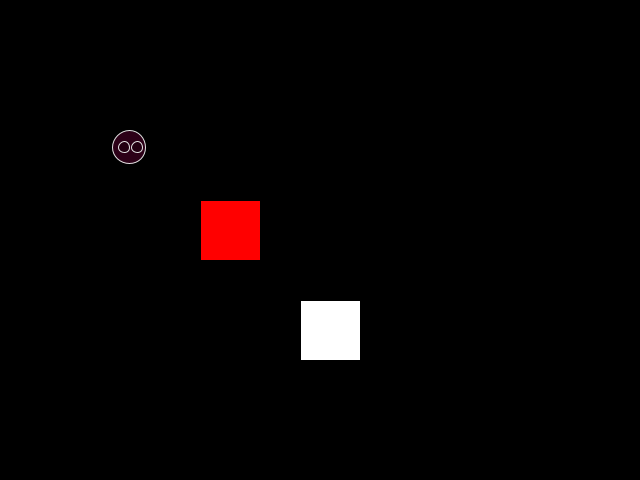
Frame 1 (no input)
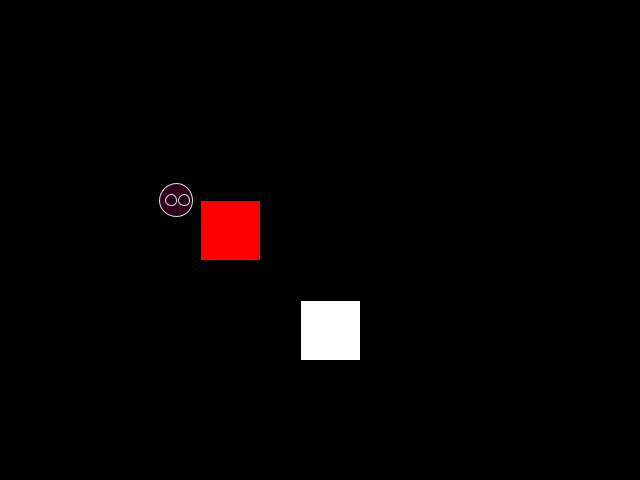
Frame 60 (the mouse pressed at the canvas centre just before this capture)
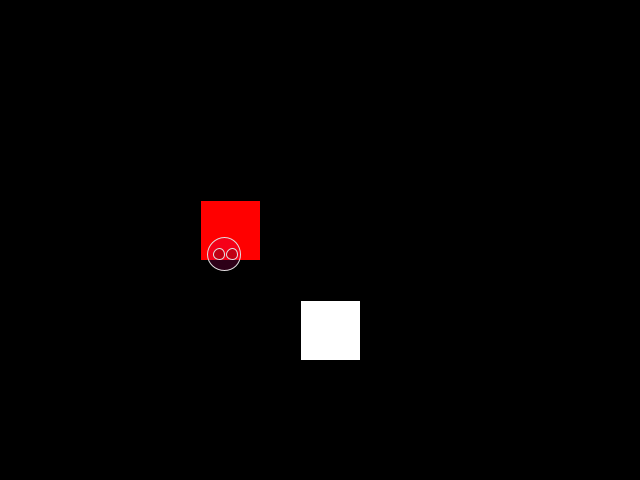
Frame 120 (the mouse held since frame 60 and released just before this capture)

The Processing sketch that drew these frames (run headless with seeded random() and noise(); from frame 60 on, the mouse is pressed at the canvas centre):

// Processing sketch: webcam2
// ── webcam2.pde

Kugel myKugel;

//ein generisches Grafik-Objekt, in das ein Bild gezeichnet wird, um dessen Farbe an der Ball-Position zu checken.
PGraphics pg;

void setup(){
  size(640, 480);
  frameRate(30);

  pg = createGraphics(640, 480); //das leere Grafik-Objekt in Bildschirmgrösse erstellen, man könnte auch einfach ein Bild nehmen

  PVector V2 = new PVector(129,128);
  myKugel = new Kugel(V2); //Wenn du mit V2 sonst nichts mehr machen willst könnte man den auch on-the-fly erstellen und gleich übergeben: myKugel = new Kugel(new PVector(129, 128));

}

void draw(){

    generiereBild();
     
    myKugel.move();
    
    //Ich habe ein paar Kommentare zu der Funktion in die Klasse geschrieben. Im Prinzip kann man einfach an der Kugel-Position die Farbe des Bilds abfragen 
    myKugel.background_color_check(); 
}

//funktion die ein Bild in das Grafik-Objekt zeichnet und das dann als Bild umwandelt und auf die Bühne bringt.
void generiereBild() {

  pg.beginDraw();
  pg.background(0);
  pg.fill(255);
  pg.rect(300, 300, 60, 60);
  pg.fill(255, 0, 0);
  pg.rect(200, 200, 60, 60);
  pg.endDraw();

  image(pg, 0, 0); //hier wird aus dem Grafik-Objekt ein Bild gerendert (als ob aus Illustrator ein png exportiert wird)
}
// ── Kugel.pde
class Kugel{

  float xPos;
  float yPos;
  float mysize;
  float colour;
  float xSpeed = 0.8;
  float ySpeed = 0.9;
  PVector V;

  boolean schwarz= false;

  Kugel ( PVector V1){

    V1.y = V1.y + random(30);
    V = new PVector(V1.x, V1.y); 

  }

   void move(){

     // DEFINIEREN

     fill(random(200,224),random(1),random(100,133),55); 

     mysize= 33; // Du setzt hier die Size in jedem Durchlauf - einmal im Setup wäre ausreichend
     stroke(225); // Das gilt für den Stroke und smooth ebenfalls
     smooth(2);

     ellipse(V.x,V.y,mysize,mysize);

     fill(0,55);
     ellipse(V.x-5,V.y, 11,11);
     ellipse(V.x+8,V.y, 11,11);

     if (schwarz = true){
            // Was passiert hier ???
     }

     // BEWEGEBEN // ouhh Klaustrophilie

     V.x = V.x + xSpeed;
     V.y = V.y + ySpeed;

     // RICHTUNG ÄNDRERN

      if (V.x > 640) {
        xSpeed = xSpeed * -1.93;
        ySpeed = ySpeed * -random(1.66);

       }
       if (V.y > 480) {
        xSpeed = xSpeed * -random(-1,1.93);
        ySpeed = ySpeed * -1.66;

       }
       if (V.x < 0) {
        xSpeed = xSpeed = 1.93;
        ySpeed = ySpeed = random(1.66);

       }

       if (V.y > 640) {
        xSpeed = xSpeed * -1.93;
        ySpeed = ySpeed * -1.66;

       }
       if (V.y < 0) {
        xSpeed = xSpeed = 1.93;
        ySpeed = ySpeed = random(1.66);

       }

   }


/*
* This function makes me head ache :) can you please write a little more descriptive ?
* Ausserdem nochmal zur Erinnerung: Klassen-Namen gross - Methoden-Namen klein ;)
*/

/**
* @name abprall_check
* @desc: check background-color if black -> sollte vielleicht colorcheck heissen ;)
* @param float r: red value from 0 to 255
* @param float g: green value from 0 to 255
* @param float b: blue value from 0 to 255
* @param float position: what is that for ?
* @param float Pixelposition: what is that for and how can a position be only one value?
* @param PVector merke: what does that do?
* @return void (means nothing is returned) 
*/
void abprall_check(float r, float g, float b, float position, float Pixelposition, PVector merke){

  PVector Kugelposition = new PVector( V.x, V.y); //leichter mit V.get()

  float d = Kugelposition.dist(merke);

  float check = r+g+b;

  if (check < 50){

    schwarz = true;
    // println("Ja, bin am schwarzen Fleck");

    } else { 

      schwarz=false;

    }
  }   


/**
* @name background_color_check
* @desc: checks color-value at postion of PVector V and prints it out
* @return void (means nothing is returned) 
*/

void background_color_check (){
  // Farbe des Grafik-Objekts pg an der Position der Kugel abfragen (mittels PImage.get(x, y) bekommt man die Farbe an der Position)
  println(pg.get(int(V.x), int(V.y)));
  }
}
